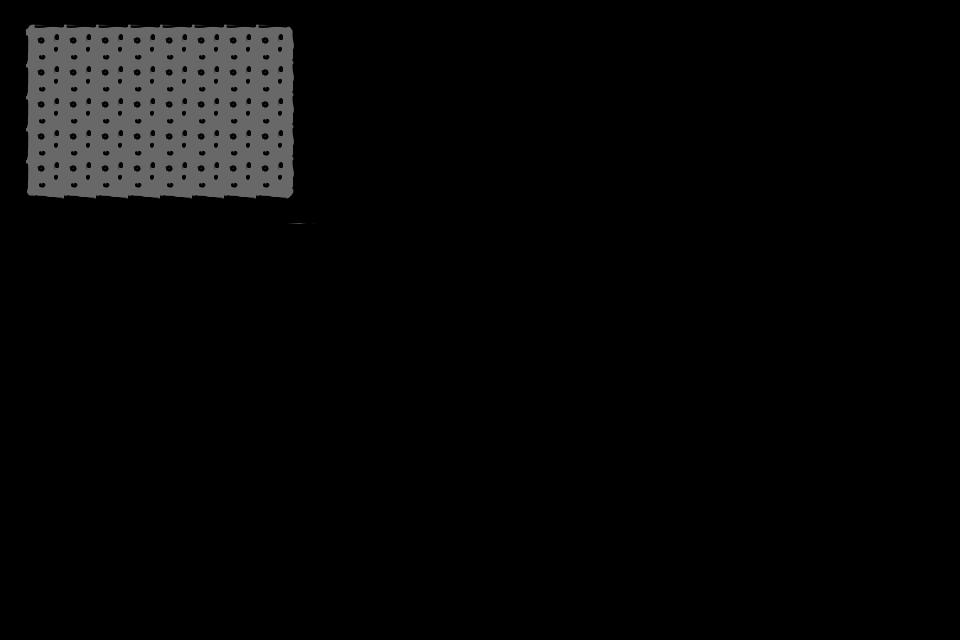

This is a level from a 2D game, rendered from its Tiled map with the project's own tilesets. A one-line summary and the complete map file follow:
An orthogonal 30x20 tile map with 32x32 px tiles, 1 tile layer (floor) and 6 objects.

<map version="1.10" tiledversion="1.11.2" orientation="orthogonal" renderorder="right-down" width="30" height="20" tilewidth="32" tileheight="32" infinite="0" nextlayerid="5" nextobjectid="13">
 <tileset firstgid="1" source="tileset.tsx" />
 <layer id="1" name="floor" width="30" height="20">
  <data encoding="csv">
1,2,2,2,2,2,2,2,2,3,0,0,0,0,0,0,0,0,0,0,0,0,0,0,0,0,0,0,0,0,
17,18,18,18,18,18,18,18,18,19,0,0,0,0,0,0,0,0,0,0,0,0,0,0,0,0,0,0,0,0,
17,18,18,18,18,18,18,18,18,19,0,0,0,0,0,0,0,0,0,0,0,0,0,0,0,0,0,0,0,0,
17,18,18,18,18,18,18,18,18,19,0,0,0,0,0,0,0,0,0,0,0,0,0,0,0,0,0,0,0,0,
17,18,18,18,18,18,18,18,18,19,0,0,0,0,0,0,0,0,0,0,0,0,0,0,0,0,0,0,0,0,
17,18,18,18,18,18,18,18,18,19,0,0,0,0,0,0,0,0,0,0,0,0,0,0,0,0,0,0,0,0,
33,34,34,34,34,34,34,34,34,35,0,0,0,0,0,0,0,0,0,0,0,0,0,0,0,0,0,0,0,0,
0,0,0,0,0,0,0,0,0,0,0,0,0,0,0,0,0,0,0,0,0,0,0,0,0,0,0,0,0,0,
0,0,0,0,0,0,0,0,0,0,0,0,0,0,0,0,0,0,0,0,0,0,0,0,0,0,0,0,0,0,
0,0,0,0,0,0,0,0,0,0,0,0,0,0,0,0,0,0,0,0,0,0,0,0,0,0,0,0,0,0,
0,0,0,0,0,0,0,0,0,0,0,0,0,0,0,0,0,0,0,0,0,0,0,0,0,0,0,0,0,0,
0,0,0,0,0,0,0,0,0,0,0,0,0,0,0,0,0,0,0,0,0,0,0,0,0,0,0,0,0,0,
0,0,0,0,0,0,0,0,0,0,0,0,0,0,0,0,0,0,0,0,0,0,0,0,0,0,0,0,0,0,
0,0,0,0,0,0,0,0,0,0,0,0,0,0,0,0,0,0,0,0,0,0,0,0,0,0,0,0,0,0,
0,0,0,0,0,0,0,0,0,0,0,0,0,0,0,0,0,0,0,0,0,0,0,0,0,0,0,0,0,0,
0,0,0,0,0,0,0,0,0,0,0,0,0,0,0,0,0,0,0,0,0,0,0,0,0,0,0,0,0,0,
0,0,0,0,0,0,0,0,0,0,0,0,0,0,0,0,0,0,0,0,0,0,0,0,0,0,0,0,0,0,
0,0,0,0,0,0,0,0,0,0,0,0,0,0,0,0,0,0,0,0,0,0,0,0,0,0,0,0,0,0,
0,0,0,0,0,0,0,0,0,0,0,0,0,0,0,0,0,0,0,0,0,0,0,0,0,0,0,0,0,0,
0,0,0,0,0,0,0,0,0,0,0,0,0,0,0,0,0,0,0,0,0,0,0,0,0,0,0,0,0,0
</data>
 </layer>
 <objectgroup id="4" name="objects">
  <object id="2" gid="4" x="160" y="96" width="32" height="32">
   <properties>
    <property name="color" type="color" value="#ff0000ff" />
    <property name="locked" type="bool" value="false" />
   </properties>
  </object>
  <object id="9" gid="4" x="160" y="128" width="32" height="32">
   <properties>
    <property name="color" type="color" value="#ffff0000" />
    <property name="locked" type="bool" value="false" />
   </properties>
  </object>
  <object id="12" gid="4" x="160" y="160" width="32" height="32">
   <properties>
    <property name="color" type="color" value="#ff00ff00" />
    <property name="locked" type="bool" value="false" />
   </properties>
  </object>
  <object id="4" gid="5" x="128" y="96" width="32" height="32">
   <properties>
    <property name="color" type="color" value="#ff7f7fb4" />
    <property name="locked" type="bool" value="false" />
   </properties>
  </object>
  <object id="8" gid="6" x="96" y="96" width="32" height="32">
   <properties>
    <property name="locked" type="bool" value="true" />
   </properties>
  </object>
  <object id="11" gid="6" x="192" y="128" width="32" height="32">
   <properties>
    <property name="locked" type="bool" value="true" />
   </properties>
  </object>
 </objectgroup>
</map>
